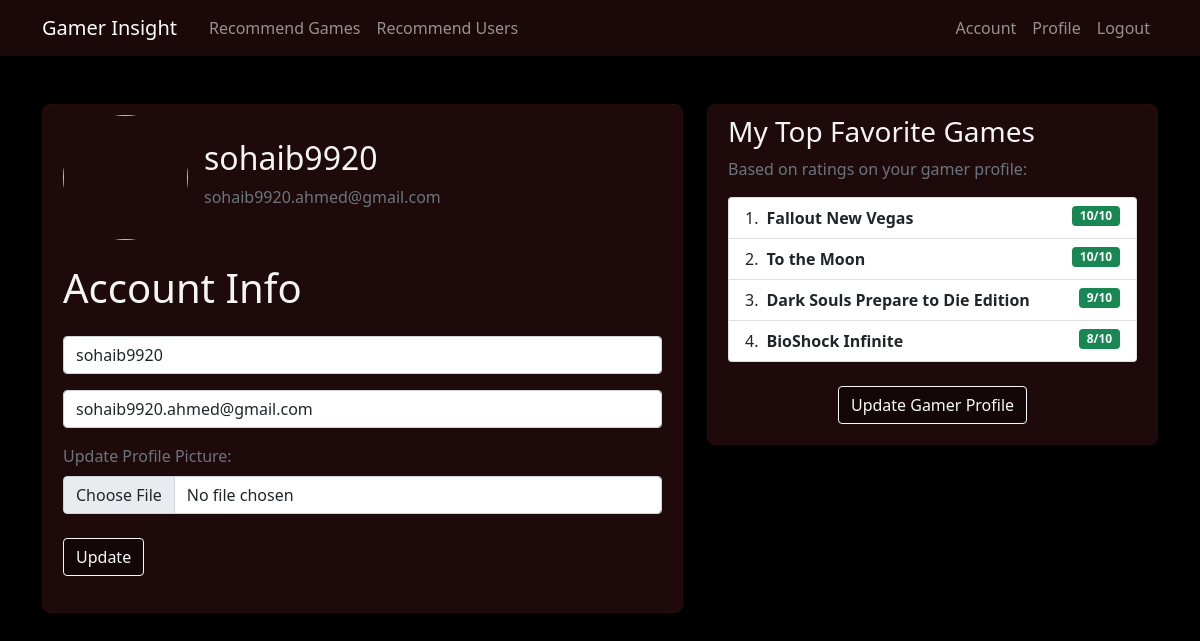
/account (signed in), run on the app's committed database.
### game_recommender/models.py (models this page shows, shortened)
class User(db.Model, UserMixin):
    __tablename__ = 'users'
    id = db.Column(db.Integer, primary_key=True)
    username = db.Column(db.String(20), unique=True, nullable=False)
    email = db.Column(db.String(50), unique=True, nullable=False)
    image_file = db.Column(db.String(50), nullable=False, default="default.jpg")
    password = db.Column(db.String(50), nullable=False)

class Rating(db.Model):
    __tablename__ = "ratings"
    rating_id = db.Column(db.Integer, primary_key=True)
    user_id = db.Column(db.Integer, db.ForeignKey("users.id"))
    game_id = db.Column(db.Integer, db.ForeignKey("games.id"))
    rating = db.Column(db.Integer)
    user = db.relationship("User", backref=db.backref("ratings", lazy=True))
    game = db.relationship("Game", backref=db.backref("ratings", lazy=True))

class Game(db.Model):
    __tablename__ = "games"
    id = db.Column(db.Integer, primary_key=True)
    title = db.Column(db.String(60), nullable=False)

### game_recommender/user_info/routes.py (the view)
@user_info.route("/account", methods=["GET", "POST"])
@login_required
def account():
    form = UpdateAccountForm()
    if form.validate_on_submit():
        if form.picture.data:
            picture_filename = save_picture(form.picture.data)
            current_user.image_file = picture_filename
        current_user.username = form.username.data
        current_user.email = form.email.data
        db.session.commit()
        flash("Your account has been updated!", "success")
        return redirect(url_for("user_info.account"))
    elif request.method == "GET":  # So that fields are not filled when form is invalidated on POST request
        form.username.data = current_user.username
        form.email.data = current_user.email
    game_ratings = Rating.query.filter_by(user_id=current_user.id).order_by(Rating.rating.desc()).all()
    image_file = url_for('static', filename='profile_pics/' + current_user.image_file)
    return render_template("user_info/account.html", title="Account", image_file=image_file, form=form, game_ratings=game_ratings)

### game_recommender/user_info/forms.py (shortened to what this page needs)
class UpdateAccountForm(FlaskForm):
    username = StringField("Username", validators=[DataRequired(), Length(min=5, max=20, message="Username must be between %(min)d and %(max)d characters long.")])
    email = EmailField("Email", validators=[DataRequired(), Email(), Length(min=15, max=40, message="Email must be between %(min)d and %(max)d characters long.")])
    picture = FileField('Update Profile Picture:', validators=[FileAllowed(['jpg', 'png'])])
    submit = SubmitField("Update")

### game_recommender/models.py (called while the page is built)
@login_manager.user_loader
def load_user(user_id): # This function is required in order to reload the user object from user ID stored in session
    return User.query.get(int(user_id))

### game_recommender/templates/user_info/account.html (shortened to what this page needs)
{% extends "layout.html" %}
{% block content %}
    <div class="container account-container mb-3" id="main">
        <div class="row">
            <div class="col-lg-7 sr-slide-left">
                <div class="content-section">
                    <div class="d-flex mb-4">
                        <img src="{{ image_file }}" class="rounded-circle account-img">
                        <div class="ms-3 mt-4 overflow-auto">
                            <h2>{{ current_user.username }}</h2>
                            <p class="text-secondary">{{ current_user.email }}</p>
                        </div>
                    </div>
                    <div>
                        <form action="" method="POST" enctype="multipart/form-data">
                            <h1 class="mb-4 sr-slide-top">Account Info</h1>
                            <div class="mb-3 sr-slide-top">
                                {% if form.username.errors %}
                                    {{ form.username(class="form-control is-invalid", autocomplete="off") }}
                                    <div class="invalid-feedback">
                                    {% for error in form.username.errors %}
                                        <span>{{ error }}</span>
                                    {% endfor %}
                                    </div>
                                {% else %}
                                    {{ form.username(class="form-control", autocomplete="off") }}
                                {% endif %}
                            </div>
                            <div class="mb-3 sr-slide-top">
                                {% if form.email.errors %}
                                    {{ form.email(class="form-control is-invalid", autocomplete="off") }}
                                    <div class="invalid-feedback">
                                    {% for error in form.email.errors %}
                                        <span>{{ error }}</span>
                                    {% endfor %}
                                    </div>
                                {% else %}
                                    {{ form.email(class="form-control", autocomplete="off") }}
                                {% endif %}
                            </div>
                            <div class="mb-3 sr-slide-top">
                                {{ form.picture.label(class="form-label text-muted") }}
                                {{ form.picture(class="form-control")}}
                            </div>
                            <div class="mb-3 sr-fade">
                                {{ form.submit(class="btn btn-outline-light mt-2 update-button") }}
                            </div>
                        </form>
                    </div>
                </div>
            </div>
            <div class="col-lg-5 sr-slide-right">
                <div class="content-section">
                    <h3>My Top Favorite Games</h3>
                    <p class="text-muted sr-slide-top">Based on ratings on your gamer profile:</p>
                    {% if game_ratings %}
                    <ol class="list-group list-group-numbered sr-slide-top">
                        {% for rating_object in game_ratings %}
                            <li class="list-group-item d-flex justify-content-between align-items-start">
                                <div class="fw-bold ms-2 me-auto overflow-auto">{{ rating_object.game.title }}</div>
                                <span class="badge bg-success ms-1">{{ rating_object.rating }}/10</span>
                            </li>
                        {% endfor %}
                    </ol>
                    <div class="mt-3 text-center sr-fade">
                        <a href="{{ url_for('user_info.profile') }}" class="btn btn-outline-light mt-2 update-button">Update Gamer Profile</a>
                    </div>
                    {% endif %}
                </div>
            </div>
        </div>
    </div>
{% endblock %}

### game_recommender/static/main.css (style rules this page uses)
.account-container { margin-top: 13vh; }
.account-img { width: 125px; height: 125px; }
.content-section { background: rgb(30, 10, 10); padding: 10px 20px 20px; border: 1px solid rgb(40, 12, 12); border-radius: 8px; margin-bottom: 20px; color: whitesmoke }
.update-button { background-color: rgb(20,7,7); font-weight: 500; }

### game_recommender/templates/user_info/account.html (style rules this page uses)
body { background-color: black; }

### data on the page
User: username "sohaib9920", email "sohaib9920.ahmed@gmail.com"
Rating: game "Fallout New Vegas", rating "10"
Rating: game "To the Moon", rating "10"
Rating: game "Dark Souls Prepare to Die Edition", rating "9"
Rating: game "BioShock Infinite", rating "8"
